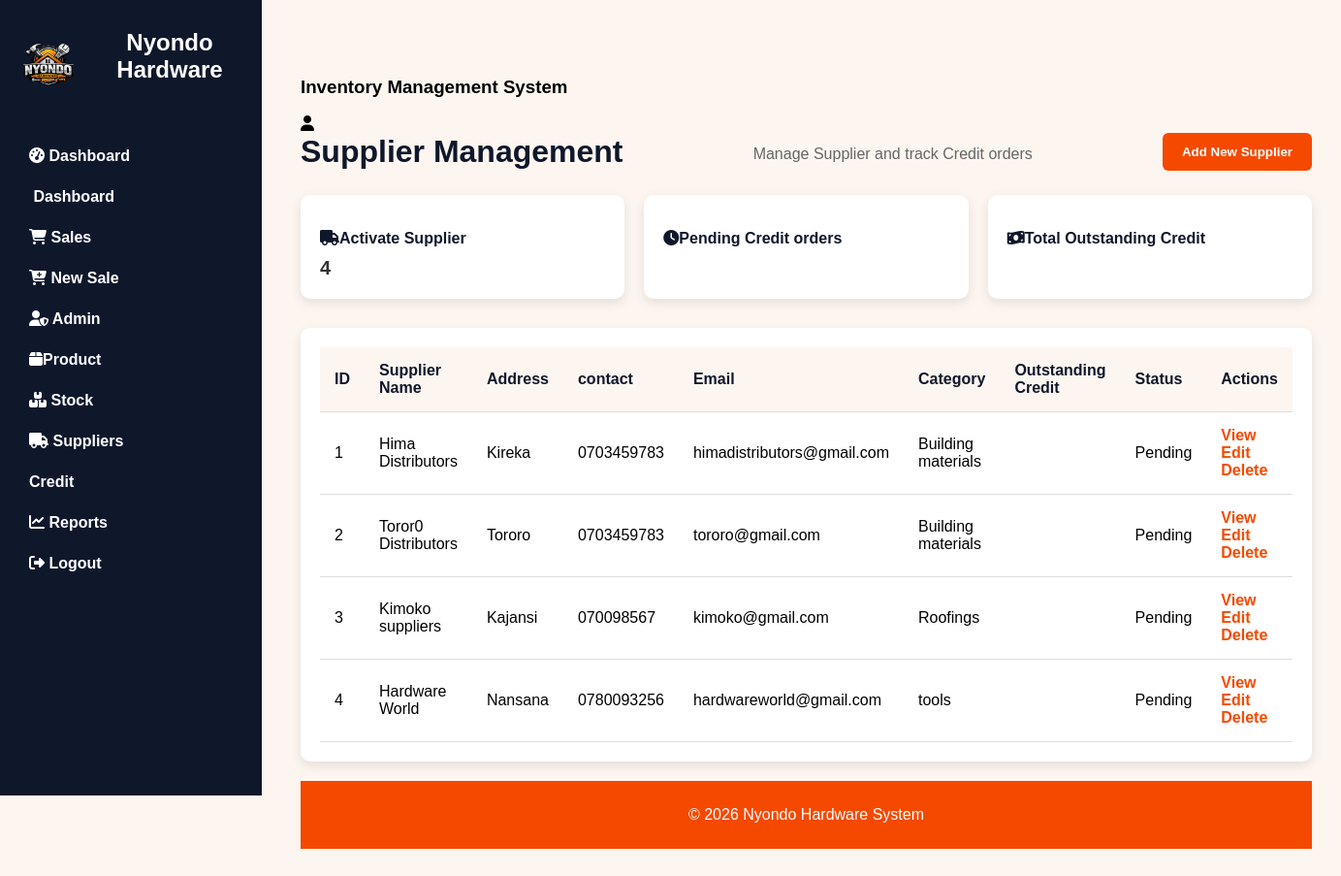
The app's page /supplier/ with its own data.
### nyondoapp/models.py (models this page shows, shortened)
class Supplier(models.Model):
    name = models.CharField(max_length=100)
    product = models.ForeignKey(Product, on_delete=models.SET_NULL, null=True)
    category = models.CharField(max_length=50)
    address = models.CharField(max_length=50)
    contact = models.CharField(max_length=15, blank=True)
    email = models.EmailField(unique=True)
    STATUS_CHOICES = [
        ("Pending", "Pending"),
        ("Paid", "Paid"),
    ]
    status = models.CharField(max_length=50, choices=STATUS_CHOICES, default='Pending')

### nyondoapp/views.py (the view)
# urls.py: path('supplier/', views.supplier, name="supplier"),
def supplier(request):
    suppliers = Supplier.objects.all()
    total_suppliers = suppliers.count()
    pending_credit = suppliers.filter(status='pending').count()
    context = {
    'suppliers': suppliers,
    'total_suppliers': total_suppliers,
    'pending_credit': pending_credit,
     }
    return render(request, "supplier.html", context)

### nyondoapp/templates/supplier.html (shortened to what this page needs)
{% extends 'base.html' %}
{% block content %}
<div class="container">
<div class="head">
<h1>Supplier Management</h1>
<p>Manage Supplier and track Credit orders</p>
<a href="{% url 'add_supplier'%}"><button>Add New Supplier</button></a>
</div>
<div class="cards">
    <div class="card">
        <div class="card1">
        <p><i class="fa-solid fa-truck color=blue "></i>Activate Supplier</p>
        <span>{{ total_suppliers }}</span>
        </div>
    </div>
    <div class="card">
        <div class="card2">
        <p><i class="fa-solid fa-clock"></i>Pending Credit orders</p>
        </div>
    </div>
    <div class="card">
        <div class="card3">
        <p><i class="fa-solid fa-money-bill-wave"></i>Total Outstanding Credit</p>
        </div>
    </div>
</div>
<div class="table-data">
    <table>
        <thead>
            <tr>
                <th>ID</th>
                <th>Supplier Name</th>
                <th>Address</th>
                <th>contact</th>
                <th>Email</th>
                <th>Category</th>
                <th>Outstanding Credit</th>
                <th>Status</th>
                <th>Actions</th>
            </tr>
        </thead>
        <tbody>
          {% for supplier in suppliers %}
            <tr>
                <td>{{ supplier.id}}</td>
                <td>{{ supplier.name }}</td>
                <td>{{ supplier.address }}</td>
                <td>{{ supplier.contact }}</td>
                <td>{{ supplier.email }}</td>
                <td>{{ supplier.category }}</td>
                <td>{{ supplier.outstanding_credit }}</td>
                <td>{{ supplier.status }}</td>
                <td>
                    <a href="#">View</a>
                    <a href="#">Edit</a>
                    <a href="#">Delete</a>
                </td>
            </tr>
            {% endfor %}
        </tbody>
    </table>
</div>
</div>
{% endblock %}

### nyondoapp/templates/base.html (style rules this page uses)
body { margin: 0; font-family: Arial, sans-serif; display: flex; }

### nyondoapp/templates/supplier.html (style rules this page uses)
body { font-family: Arial, Helvetica, sans-serif; background: #fdf6f0; padding: 40px; }
.head { display: flex; justify-content: space-between; align-items: center; margin-bottom: 25px; }
.head h1 { color: #0f172b; margin: 0; }
.head p { color: #666; margin: 5px 0 0; }
.head button { background: #f54900; color: white; padding: 12px 20px; border-radius: 6px; border: none; font-weight: bold; cursor: pointer; transition: 0.3s; }
.cards { display: grid; grid-template-columns: repeat(3, 1fr); gap: 20px; margin-bottom: 30px; }
.card { background: #fff; padding: 20px; border-radius: 10px; box-shadow: 0 4px 12px rgba(0,0,0,0.1); }
.card p { font-weight: bold; color: #0f172b; margin-bottom: 10px; }
.card span { font-size: 20px; font-weight: bold; color: #333; }
.table-data { background: #fff; padding: 20px; border-radius: 10px; box-shadow: 0 4px 12px rgba(0,0,0,0.1); }
table { width: 100%; border-collapse: collapse; }
th, td { padding: 15px; text-align: left; border-bottom: 1px solid #ddd; }
th { background: #fdf6f0; color: #0f172b; }
.table-data a { margin-right: 10px; text-decoration: none; color: #f54900; font-weight: bold; }

### records on screen
Supplier: id "1", name "Hima Distributors", address "Kireka", contact "0703459783", email "himadistributors@gmail.com", category "Building materials", status "Pending"
Supplier: id "2", name "Toror0 Distributors", address "Tororo", contact "0703459783", email "tororo@gmail.com", category "Building materials", status "Pending"
Supplier: id "3", name "Kimoko suppliers", address "Kajansi", contact "070098567", email "kimoko@gmail.com", category "Roofings", status "Pending"
Supplier: id "4", name "Hardware World", address "Nansana", contact "0780093256", email "hardwareworld@gmail.com", category "tools", status "Pending"

### other values on screen
{{ total_suppliers }} "4"
